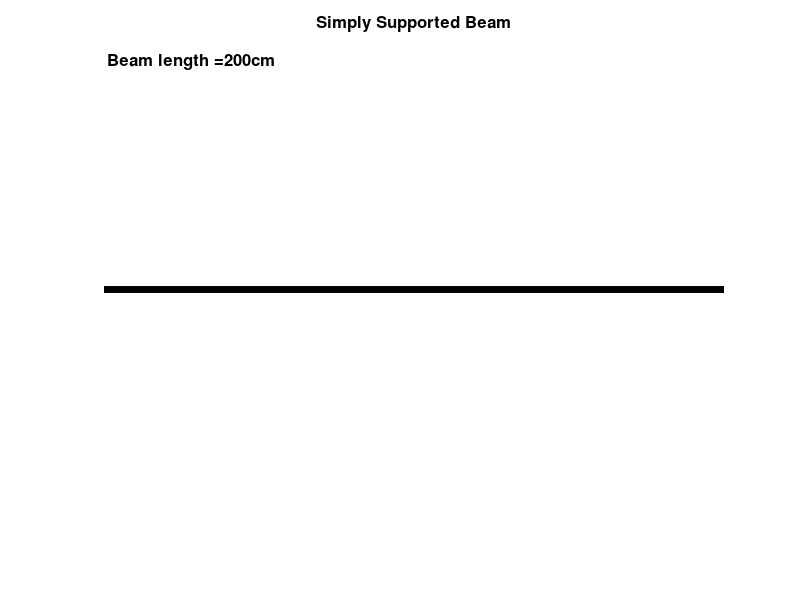

Write MATLAB code to recreate this figure. (Note: this script raises an error after producing the figure.)
%Generates *.xml scripts for Moodle Drag and Drop
%question name - Free Body Diagram
%Created by Stecia-Marie Fletcher for the project ,'Intoducing e-learning
%environments to the Biomedical Engineering Programme', supervised by Dr. Pilar 
%Garcia Souto
%UCL Department: Medical Physics and Bioengineering
%Date: July 2014
%version 1.0


% Asks students to complete a free body diagram for a simply supported beam with reaction forces at either end, 2 UDLs and a point load.
% This script does not complete the creation of this question. A lot was done manually, within moodle (mainly image generation done here).

FBD200=fopen('FBD200.xml','w');

fprintf(FBD200,'%s','<?xml version="1.0" encoding="UTF-8"?>');
fprintf(FBD200,'\n%s','<quiz>');

for i=1:1:30

%CREATING IMAGES    
    
l=200;

%plotting the beam
y1=0;
y2=0;
x1=0;
x2=l;

a = plot([x1,x2],[y1,y2],'Color','black','linewidth',5);

hold on

axis([-0 200 -1.5 1.5])

title('Simply Supported Beam','FontSize',12,'FontWeight', 'bold')

axis off

%indicating the length of the beam on the plot

L='Beam length = ';

unit='cm';

l_unit=strcat(L,num2str(l),unit);

text(1,1.4,l_unit,'FontSize',12, 'FontWeight','bold')

%Plotting supports, R1 and R2

arrow([0,-0.75],[0,0],'LineWidth',3)

text(0,-0.85,'R1','Fontsize',12,'FontWeight','bold')

arrow([l,-0.75],[l,0],'LineWidth',3)

text(l,-0.85,'R2')



%scaling

for q=0:10:90
    plot([q,q],[-0.1,0],'Color','black','linewidth',3);
end

for q=110:10:l
    plot([q,q],[-0.1,0],'Color','black','linewidth',3);
end

for q=100
    plot([q,q],[-0.2,0],'Color','black','linewidth',3);
    text(93,-0.30,'100cm','fontsize',12,'fontweight','bold');
end

%Plotting 1st distributed load

x1=randi([0,4]);
x2=randi([(x1+1),9]);

X1=x1*10;
X2=x2*10;

plot([X1,X2],[0.08,0.08],'Color','red','linewidth',11);

%Plotting 2nd distributed load

x3=randi([11,15]);
x4=randi([(x3+1),20]);

X3=x3*10;
X4=x4*10;

plot([X3,X4],[0.08,0.08],'Color','red','linewidth',11);

%Plotting point load
 
p=randi([7,13]);
P=p*10;
arrow([P,0.75],[P,0],'LineWidth',3)

%Labelling distributed loads

m1=5*(x2-x1);
m2=10*(x4-x3);

mid1=(X1+X2)/2;
mid2=(X3+X4)/2;

m1_label=strcat(num2str(m1),'kg');
m2_label=strcat(num2str(m2),'kg');

text(mid1-5,0.2,m1_label,'fontsize',12,'fontweight','bold');
text(mid2-5,0.2,m2_label,'fontsize',12,'fontweight','bold');

%Labelling point load

w=randi([5,10]);
W=w*10;
W_label=strcat(num2str(W),'N');

text(P-5,0.85,W_label,'fontsize',12,'fontweight','bold')

hold off

imga=strcat('FBD200a_',num2str(i),'.jpg');

saveas(a,imga)

%2nd image

b = plot([0,200],[0,0],'Color','black','linewidth',5);

hold on

axis([-0 200 -2 1.1])

axis off

%Plotting supports, R1 and R2

arrow([0,-0.75],[0,0],'linewidth',3)

text(0,-0.85,'R1','fontsize',12,'fontweight','bold')

arrow([l,-0.75],[l,0],'linewidth',3)

text(l,-0.85,'R2','fontsize',12,'fontweight','bold')

%plotting arrows

%Point load

arrow([P,0.8],[P,0],'linewidth',3)

%Distributed loads

arrow([mid1,0.8],[mid1,0],'linewidth',3);
arrow([mid2,0.8],[mid2,0],'linewidth',3);

%Acconting for weight of the beam

B=20*15;

arrow([100,0],[100,-0.8],'linewidth',3)

%Drawing arrows to indicate distance from R1

arrow([mid1/2,0.1],[mid1,0.1],'linewidth',2);
arrow([mid1/2,0.1],[0,0.1],'linewidth',2);

arrow([50,-0.1],[100,-0.1],'linewidth',2);
arrow([50,-0.1],[0,-0.1],'linewidth',2);

arrow([P/2,0.6],[P,0.6],'linewidth',2);
arrow([P/2,0.6],[0,0.6],'linewidth',2);

arrow([mid2/2,-0.55],[mid2,-0.55],'linewidth',2);
arrow([mid2/2,-0.55],[0,-0.55],'linewidth',2);

plot([mid2,mid2],[0,-0.55],'linewidth',1,'linestyle','--','Color','black');

%Providing a space for recation forces calculation

text(80,-1.5,'R1 =','fontsize',12,'fontweight','bold');
text(80,-1.8,'R2 =','fontsize',12,'fontweight','bold');

imgb=strcat('FBD200b_',num2str(i),'.jpg');

saveas(b,imgb)

hold off

%CALCULATING REACTION FORCES

%Correct
 
r2=(2000*100+m1*10*mid1+W*P+m2*10*mid2)/200;
r1=m1*10+W+m2*10+2000-r2;

%Incorrect

r2_wrong=(2000*100+m1*mid1+W*P+m2*mid2)/200;
r1_wrong=m1+W+m2+2000-r2_wrong;

%GENERATING XML

fprintf(FBD200,'\n<!--question:%d-->',i);
fprintf(FBD200,'\n%s','<question type="ddimageortext">');
fprintf(FBD200,'\n%s','<name>');
fprintf(FBD200,'\n<text>FBD200 %d</text>',i);
fprintf(FBD200,'\n%s','</name>');
fprintf(FBD200,'\n%s','<questiontext format="html">');
fprintf(FBD200,'\n%s','<text><![CDATA[<p style="text-align: center;">');
%Adding the image
fprintf(FBD200,'%s','<img style="width: 442px; margin-right: auto; margin-left: auto; display: block;"');
fprintf(FBD200,' src="http://www.ucl.ac.uk/~wmapsfl/moodle/FBD200/FBD200a_%d.jpg"',i);
fprintf(FBD200,'%s',' alt="beamplot" height="294" /></p>');
%%%%%%%%
fprintf(FBD200,'\n%s','<p style="text-align: center;"> </p>');
fprintf(FBD200,'\n%s','<p style="text-align: center;">Below is an incomplete Free Body Diagram.</p>');
fprintf(FBD200,'\n%s','<p style="text-align: center;">Use the information given in the image above and the knowledge that the beam weighs 10N/cm to complete the Free Body Diagram.</p>');
fprintf(FBD200,'\n%s','<p style="text-align: center;">You should indicate both the values of the loads and the distance from the starting point of the beam.</p>');
fprintf(FBD200,'\n%s','<p style="text-align: center;">Use the completed Free Body Diagram to determine the magnitude of the reaction forces, R1 and R2.</p>');
fprintf(FBD200,'\n%s','<p style="text-align: center;">(For the purposes of this question, you may assume g=10 ms<sup>-2</sup>.</p>]]></text>');
fprintf(FBD200,'\n%s','</questiontext>');
fprintf(FBD200,'\n%s','<generalfeedback format="html">');
fprintf(FBD200,'\n%s','<text><![CDATA[<p>When drawing Free Body Diagrams, Uniformly Distributed Loads (UDLs) are represented as a point load at the midpoint of the UDL.</p>');
fprintf(FBD200,'\n%s','<p>Do not forget to convert mass in kilograms to weight in Newtons before attempting the question.</p>]]></text>');
fprintf(FBD200,'\n%s','</generalfeedback>');
fprintf(FBD200,'\n%s','<defaultgrade>10</defaultgrade>');
fprintf(FBD200,'\n%s','<penalty>0</penalty>');
fprintf(FBD200,'\n%s','<hidden>0</hidden>');
fprintf(FBD200,'\n%s','<shuffleanswers/>');
fprintf(FBD200,'\n%s','<correctfeedback format="html">');
fprintf(FBD200,'\n%s','<text><![CDATA[<p>Excellent! You got them all correct.</p>]]></text>');
fprintf(FBD200,'\n%s','</correctfeedback>');
fprintf(FBD200,'\n%s','<partiallycorrectfeedback format="html">');
fprintf(FBD200,'\n%s','<text><![CDATA[<p>Sorry. You missed some of those. Try again.</p>]]></text>');
fprintf(FBD200,'\n%s','</partiallycorrectfeedback>');
fprintf(FBD200,'\n%s','<incorrectfeedback format="html">');
fprintf(FBD200,'\n%s','<text><![CDATA[<p>I''m sorry. That answer was incorrect. Please try again.</p>]]></text>');
fprintf(FBD200,'\n%s','</incorrectfeedback>');
fprintf(FBD200,'\n%s','<shownumcorrect/>');

%Insert something for second image here
fprintf(FBD200,'\n%s','<file name="FBD200b_600x400.jpg" encoding="base64">/</file>');

w2=m2*10;
w1=m1*10;
WW=W*10;

fprintf(FBD200,'\n%s','<drag>');
fprintf(FBD200,'\n%s','<no>1</no>');

%w1=m1*10;

fprintf(FBD200,'\n<text>%dN</text>',w1);
fprintf(FBD200,'\n%s','<draggroup>1</draggroup>');
fprintf(FBD200,'\n%s','</drag>');

fprintf(FBD200,'\n\n%s','<drag>');
fprintf(FBD200,'\n%s','<no>2</no>');
fprintf(FBD200,'\n<text>%dN</text>',m1);
fprintf(FBD200,'\n%s','<draggroup>1</draggroup>');
fprintf(FBD200,'\n%s','</drag>');

fprintf(FBD200,'\n\n%s','<drag>');
fprintf(FBD200,'\n%s','<no>3</no>');
fprintf(FBD200,'\n<text>%dN</text>',W);
fprintf(FBD200,'\n%s','<draggroup>1</draggroup>');
fprintf(FBD200,'\n%s','</drag>');



fprintf(FBD200,'\n\n%s','<drag>');
fprintf(FBD200,'\n%s','<no>4</no>');

%WW=W*10;

fprintf(FBD200,'\n<text>%dN</text>',WW);
fprintf(FBD200,'\n%s','<draggroup>1</draggroup>');
fprintf(FBD200,'\n%s','</drag>');

fprintf(FBD200,'\n\n%s','<drag>');
fprintf(FBD200,'\n%s','<no>5</no>');

%w2=m2*10;

fprintf(FBD200,'\n<text>%dN</text>',w2);
fprintf(FBD200,'\n%s','<draggroup>1</draggroup>');
fprintf(FBD200,'\n%s','</drag>');

fprintf(FBD200,'\n\n%s','<drag>');
fprintf(FBD200,'\n%s','<no>6</no>');
fprintf(FBD200,'\n<text>%dN</text>',m2);
fprintf(FBD200,'\n%s','<draggroup>1</draggroup>');
fprintf(FBD200,'\n%s','</drag>');

fprintf(FBD200,'\n\n%s','<drag>');
fprintf(FBD200,'\n%s','<no>7</no>');
fprintf(FBD200,'\n<text>%dN</text>',200);
fprintf(FBD200,'\n%s','<draggroup>2</draggroup>');
fprintf(FBD200,'\n%s','</drag>');

fprintf(FBD200,'\n\n%s','<drag>');
fprintf(FBD200,'\n%s','<no>8</no>');
fprintf(FBD200,'\n<text>%dN</text>',2000);
fprintf(FBD200,'\n%s','<draggroup>2</draggroup>');
fprintf(FBD200,'\n%s','</drag>');

for k=1:1:40
    
    no=k+8;
    value=k*5;
    
    fprintf(FBD200,'\n\n%s','<drag>');
    fprintf(FBD200,'\n<no>%d</no>',no);
    fprintf(FBD200,'\n<text>%dcm',value);
    fprintf(FBD200,'%s','</text>');
    fprintf(FBD200,'\n%s','<draggroup>3</draggroup>');
    fprintf(FBD200,'\n%s','</drag>');
end

fprintf(FBD200,'\n\n%s','<drag>');
fprintf(FBD200,'\n%s','<no>49</no>');
fprintf(FBD200,'\n<text>%4.0fN</text>',r1);
fprintf(FBD200,'\n%s','<draggroup>4</draggroup>');
fprintf(FBD200,'\n%s','</drag>');

fprintf(FBD200,'\n\n%s','<drag>');
fprintf(FBD200,'\n%s','<no>50</no>');
fprintf(FBD200,'\n<text>%4.0fN</text>',r2);
fprintf(FBD200,'\n%s','<draggroup>4</draggroup>');
fprintf(FBD200,'\n%s','</drag>');

fprintf(FBD200,'\n\n%s','<drag>');
fprintf(FBD200,'\n%s','<no>51</no>');
fprintf(FBD200,'\n<text>%4.0fN</text>',r1_wrong);
fprintf(FBD200,'\n%s','<draggroup>4</draggroup>');
fprintf(FBD200,'\n%s','</drag>');

fprintf(FBD200,'\n\n%s','<drag>');
fprintf(FBD200,'\n%s','<no>52</no>');
fprintf(FBD200,'\n<text>%4.0fN</text>',r2_wrong);
fprintf(FBD200,'\n%s','<draggroup>4</draggroup>');
fprintf(FBD200,'\n%s','</drag>');

fprintf(FBD200,'\n\n%s','<drop>');
fprintf(FBD200,'\n%s','<text></text>');
fprintf(FBD200,'\n%s','<no>1</no>');
fprintf(FBD200,'\n%s','<choice>1</choice>');
fprintf(FBD200,'\n%s','<xleft>138</xleft>');
fprintf(FBD200,'\n%s','<ytop>32</ytop>');
fprintf(FBD200,'\n%s','</drop>');

fprintf(FBD200,'\n\n%s','<drop>');
fprintf(FBD200,'\n%s','<text></text>');
fprintf(FBD200,'\n%s','<no>2</no>');
fprintf(FBD200,'\n%s','<choice>3</choice>');
fprintf(FBD200,'\n%s','<xleft>297</xleft>');
fprintf(FBD200,'\n%s','<ytop>32</ytop>');
fprintf(FBD200,'\n%s','</drop>');

fprintf(FBD200,'\n\n%s','<drop>');
fprintf(FBD200,'\n%s','<text></text>');
fprintf(FBD200,'\n%s','<no>3</no>');
fprintf(FBD200,'\n%s','<choice>5</choice>');
fprintf(FBD200,'\n%s','<xleft>351</xleft>');
fprintf(FBD200,'\n%s','<ytop>32</ytop>');
fprintf(FBD200,'\n%s','</drop>');

fprintf(FBD200,'\n\n%s','<drop>');
fprintf(FBD200,'\n%s','<text></text>');
fprintf(FBD200,'\n%s','<no>4</no>');
fprintf(FBD200,'\n%s','<choice>8</choice>');
fprintf(FBD200,'\n%s','<xleft>255</xleft>');
fprintf(FBD200,'\n%s','<ytop>232</ytop>');
fprintf(FBD200,'\n%s','</drop>');

fprintf(FBD200,'\n\n%s','<hint format="html">');
fprintf(FBD200,'\n%s','<text></text>');
fprintf(FBD200,'\n%s','<clearwrong/>');
fprintf(FBD200,'\n%s','</hint>');

fprintf(FBD200,'\n%s','</question>');

end
fprintf(FBD200,'\n%s','</quiz>');